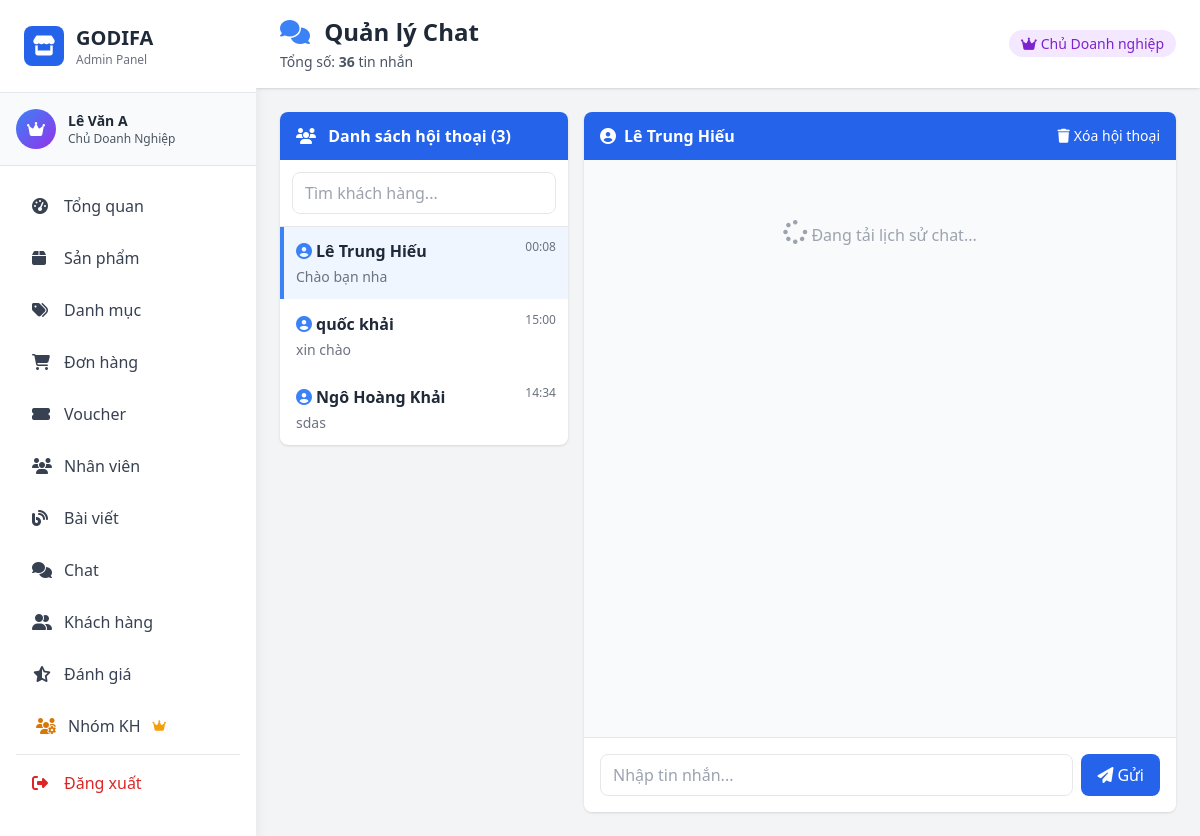
Page /admin/pages/chat.php (signed in) on the committed database.
### tables this page shows
CREATE TABLE IF NOT EXISTS `conversation` (
  `conversationID` int NOT NULL AUTO_INCREMENT,
  `customerID` int NOT NULL,
  `userID` int NOT NULL,
  `last_message_at` datetime NOT NULL,
  `customer_unread_count` int NOT NULL DEFAULT '0',
  `user_unread_count` int NOT NULL DEFAULT '0',
  `status` enum('open','closed','pending') NOT NULL,
  PRIMARY KEY (`conversationID`),
  KEY `fk_conversation_customer` (`customerID`),
  KEY `fk_conversation_user` (`userID`)
);

CREATE TABLE IF NOT EXISTS `customer` (
  `customerID` int NOT NULL AUTO_INCREMENT,
  `customerName` varchar(100) NOT NULL,
  `phone` text NOT NULL,
  `email` varchar(100) NOT NULL,
  `password` varchar(100) NOT NULL,
  `status` tinyint(1) NOT NULL DEFAULT '1' COMMENT '1=Hoạt động, 0=Đã khóa',
  `groupID` int DEFAULT NULL COMMENT 'ID nhóm khách hàng',
  `note` text DEFAULT NULL COMMENT 'Ghi chú thông tin khách hàng',
  PRIMARY KEY (`customerID`),
  UNIQUE KEY `email` (`email`),
  KEY `idx_status` (`status`),
  KEY `idx_groupID` (`groupID`)
);

### model/ChatModel.php (called while the page is built, shortened)
<?php
class ChatModel {
    private $db;
    public function __construct() {
        try {
            $this->db = new PDO('mysql:host=localhost;dbname=godifa1', 'root', '');
            $this->db->setAttribute(PDO::ATTR_ERRMODE, PDO::ERRMODE_EXCEPTION);
            $this->db->exec("set names utf8");
        } catch (\PDOException $e) {
            die("Lỗi kết nối CSDL trong ChatModel: " . $e->getMessage());
        }
    }
    public function getConversations($userID, $userType) {
        $params = [];
        $whereClause = "";
        $sql = "
            SELECT
                c.conversationID, c.customerID,
                c.last_message_at,
                c.user_unread_count, c.customer_unread_count,
                cu.customerName, cu.phone,
                (SELECT chatContent FROM chat WHERE conversation_ID = c.conversationID ORDER BY date DESC LIMIT 1) AS lastMessage,
                (SELECT COUNT(*) FROM chat WHERE conversation_ID = c.conversationID) AS totalMessages
            FROM conversation c
            LEFT JOIN customer cu ON c.customerID = cu.customerID
            {$whereClause}
            ORDER BY c.last_message_at DESC
        ";
        try {
            if ($userID !== 'all') {
                $stmt = $this->db->prepare($sql);
                $stmt->execute($params);
            } else {
                $stmt = $this->db->query($sql);
            }
            return $stmt->fetchAll(PDO::FETCH_ASSOC);
        } catch (\Exception $e) {
            error_log("Lỗi lấy danh sách hội thoại: " . $e->getMessage());
            return [];
        }
    }
    public function countMessages() {
        try {
            $stmt = $this->db->query("SELECT COUNT(*) FROM chat");
            return (int)$stmt->fetchColumn();
        } catch (\Exception $e) {
            error_log("Lỗi đếm tổng tin nhắn: " . $e->getMessage());
            return 0;
        }
    }
}
?>

### controller/ChatController.php (called while the page is built, shortened)
<?php
require_once(__DIR__ . "/../model/ChatModel.php");
class ChatController {
    protected $model;
    public function __construct() {
        $this->model = new ChatModel();
    }
    public function getAllConversations($currentRoleID) {
        $conversations = $this->model->getConversations('all', 'user');
        return [
            'success' => true,
            'data' => $conversations
        ];
    }
    public function countMessages() {
        return $this->model->countMessages();
    }
}
?>

### admin/pages/chat.php (the view, shortened to what this page needs)
<?php
require_once __DIR__ . '/../../controller/ChatController.php';
$chatController = new ChatController();
$currentRoleID = $_SESSION['role_id'] ?? 0;
$conversationsResult = $chatController->getAllConversations($currentRoleID);
$conversations = $conversationsResult['success'] ? $conversationsResult['data'] : [];
$currentConversationID = 'null';
$currentCustomerID = 'null';
$currentCustomerName = 'Khách hàng';
if (!empty($conversations)) {
    $currentConversation = $conversations[0];
    $currentConversationID = $currentConversation['conversationID'];
    $currentCustomerID = $currentConversation['customerID'];
    $currentCustomerName = htmlspecialchars($currentConversation['customerName'] ?? 'Khách #'.$currentCustomerID);
}
$totalMessages = $chatController->countMessages();
include __DIR__ . '/../includes/header.php';
?>
<div class="flex h-screen bg-gray-100">
    <?php include __DIR__ . '/../includes/sidebar.php'; ?>
    <div class="flex-1 overflow-y-auto ml-64">
        <div class="bg-white shadow sticky top-0 z-10">
            <div class="px-4 md:px-6 py-4 flex flex-wrap justify-between items-center gap-4">
                <div>
                    <h1 class="text-xl md:text-2xl font-bold text-gray-800">
                        <i class="fas fa-comments text-blue-500 mr-2"></i>
                        Quản lý Chat
                    </h1>
                    <p class="text-sm text-gray-600 mt-1">
                        Tổng số: <strong><?php echo $totalMessages; ?></strong> tin nhắn
                    </p>
                </div>
                <div class="text-sm">
                    <?php if ($currentRoleID == 1): ?>
                        <span class="px-3 py-1 bg-purple-100 text-purple-700 rounded-full">
                            <i class="fas fa-crown mr-1"></i>Chủ Doanh nghiệp
                        </span>
                    <?php elseif ($currentRoleID == 2): ?>
                        <span class="px-3 py-1 bg-blue-100 text-blue-700 rounded-full">
                            <i class="fas fa-user-shield mr-1"></i>Nhân viên
                        </span>
                    <?php elseif ($currentRoleID == 4): ?>
                        <span class="px-3 py-1 bg-green-100 text-green-700 rounded-full">
                            <i class="fas fa-headset mr-1"></i>CSKH
                        </span>
                    <?php endif; ?>
                </div>
            </div>
        </div>
        <div class="p-4 md:p-6">
            <div class="grid grid-cols-1 lg:grid-cols-3 gap-4">
                <div class="lg:col-span-1">
                    <div class="bg-white rounded-lg shadow overflow-hidden">
                        <div class="bg-blue-600 text-white px-4 py-3 font-bold">
                            <i class="fas fa-users mr-2"></i>
                            Danh sách hội thoại (<span id="convCount"><?php echo count($conversations); ?></span>)
                        </div>
                        <div class="p-3 border-b">
                            <input type="text" id="searchConversation" placeholder="Tìm khách hàng..."
                                    class="w-full px-3 py-2 border rounded-lg focus:outline-none focus:ring-2 focus:ring-blue-500">
                        </div>
                        <div id="conversationList" class="divide-y max-h-[600px] overflow-y-auto">
                            <?php if (empty($conversations)): ?>
                            <div class="p-8 text-center text-gray-500" id="noConversationMessage">
                                <i class="fas fa-inbox text-4xl mb-2 text-gray-300"></i>
                                <p>Chưa có hội thoại nào</p>
                            </div>
                            <?php else: ?>
                                <?php foreach ($conversations as $conv): ?>
                                <?php
                                $customerID = $conv['customerID'];
                                $convID = $conv['conversationID'];
                                $customerName = htmlspecialchars($conv['customerName'] ?? 'Khách #'.$customerID);
                                $lastMessage = htmlspecialchars($conv['lastMessage'] ?? 'Bắt đầu hội thoại');
                                $lastMessageTime = $conv['last_message_at'] ?? date('Y-m-d H:i:s');
                                $isActive = ($convID == $currentConversationID) ? 'bg-blue-50 border-blue-500' : 'border-transparent';
                                ?>
                                <div class="conversation-item p-3 hover:bg-blue-50 cursor-pointer border-l-4 hover:border-blue-500 transition-all <?php echo $isActive; ?>"
                                    data-conv-id="<?php echo $convID; ?>"
                                    data-customer-id="<?php echo $customerID; ?>"
                                    data-customer-name="<?php echo $customerName; ?>"
                                    onclick="loadConversation(this)">
                                    <div class="flex items-start justify-between">
                                        <div class="flex-1 min-w-0">
                                            <div class="font-semibold text-gray-800 mb-1 flex items-center">
                                                <i class="fas fa-user-circle text-blue-500 mr-1"></i>
                                                <span class="truncate"><?php echo $customerName; ?></span>
                                            </div>
                                            <div class="text-sm text-gray-500 truncate last-message-content"
                                                     id="last-message-<?php echo $convID; ?>">
                                                <?php echo mb_substr($lastMessage, 0, 40) . (mb_strlen($lastMessage) > 40 ? '...' : ''); ?>
                                            </div>
                                        </div>
                                        <div class="text-right ml-2 flex-shrink-0">
                                            <div class="text-xs text-gray-500 mb-1 last-message-time" id="last-time-<?php echo $convID; ?>">
                                                <?php
                                                echo date('H:i', strtotime($lastMessageTime));
                                                ?>
                                            </div>
                                        </div>
                                    </div>
                                </div>
                                <?php endforeach; ?>
                            <?php endif; ?>
                        </div>
                    </div>
                </div>
                <div class="lg:col-span-2">
                    <div id="chatBox" class="bg-white rounded-lg shadow overflow-hidden h-[700px] flex flex-col">
                        <div id="chatHeader" class="bg-blue-600 text-white px-4 py-3 flex justify-between items-center flex-shrink-0">
                            <?php if ($currentConversationID != 'null'): ?>
                                <div class="font-bold" id="current-customer-name-display"><i class="fas fa-user-circle mr-2"></i><?php echo $currentCustomerName; ?></div>
                                <?php if ($currentRoleID == 1 || $currentRoleID == 4): ?>
                                <button onclick="deleteConversation(<?php echo $currentCustomerID; ?>)" class="text-white hover:text-red-200 text-sm">
                                    <i class="fas fa-trash mr-1"></i>Xóa hội thoại
                                </button>
                                <?php endif; ?>
                            <?php else: ?>
                                <div class="font-bold">Chọn một hội thoại để bắt đầu</div>
                            <?php endif; ?>
                        </div>
                        <div id="messagesList" class="flex-1 p-4 overflow-y-auto bg-gray-50 flex flex-col">
                            <?php if ($currentConversationID == 'null'): ?>
                                <div class="w-full text-center py-10 text-gray-400">
                                    <i class="fas fa-comments text-6xl mb-4"></i>
                                    <p class="text-lg">Chọn một hội thoại để bắt đầu</p>
                                </div>
                            <?php else: ?>
                                <div class="w-full text-center py-10 text-gray-400"><i class="fas fa-spinner fa-spin text-2xl"></i> Đang tải lịch sử chat...</div>
                            <?php endif; ?>
                        </div>
                        <div id="chatInputArea" class="border-t p-4 bg-white flex-shrink-0 <?php echo ($currentConversationID == 'null' ? 'hidden' : ''); ?>">
                            <form id="userMessageForm" class="flex gap-2">
                                <input type="text" id="userMessageInput" placeholder="Nhập tin nhắn..." required
                                        class="flex-1 px-3 py-2 border rounded-lg focus:outline-none focus:ring-2 focus:ring-blue-500">
                                <button type="submit" id="userSendButton"
                                        class="px-4 py-2 bg-blue-600 text-white rounded-lg hover:bg-blue-700">
                                    <i class="fas fa-paper-plane mr-1"></i>Gửi
                                </button>
                            </form>
                        </div>
                    </div>
                </div>
            </div>
        </div>
    </div>
</div>
<?php include __DIR__ . '/../includes/footer.php'; ?>

### admin/pages/chat.php (style rules this page uses)
#messagesList { display: flex; flex-direction: column; padding: 1rem; flex-grow: 1; min-height: 0; overflow-y: auto; align-items: stretch; }
#messagesList:not(:empty) { display: flex; flex-direction: column; }

### rows in the picture
conversation: customerID.customerName "Lê Trung Hiếu", lastMessage "Chào bạn nha"
conversation: customerID.customerName "quốc khải", lastMessage "xin chào"
conversation: customerID.customerName "Ngô Hoàng Khải", lastMessage "sdas"
customer: customerName "Lê Trung Hiếu"

### other values in the picture
$_SESSION['user_name'] "Lê Văn A"
getRoleName($_SESSION['role_id']) "Chủ Doanh Nghiệp"
$totalMessages "36"
count($conversations) "3"
